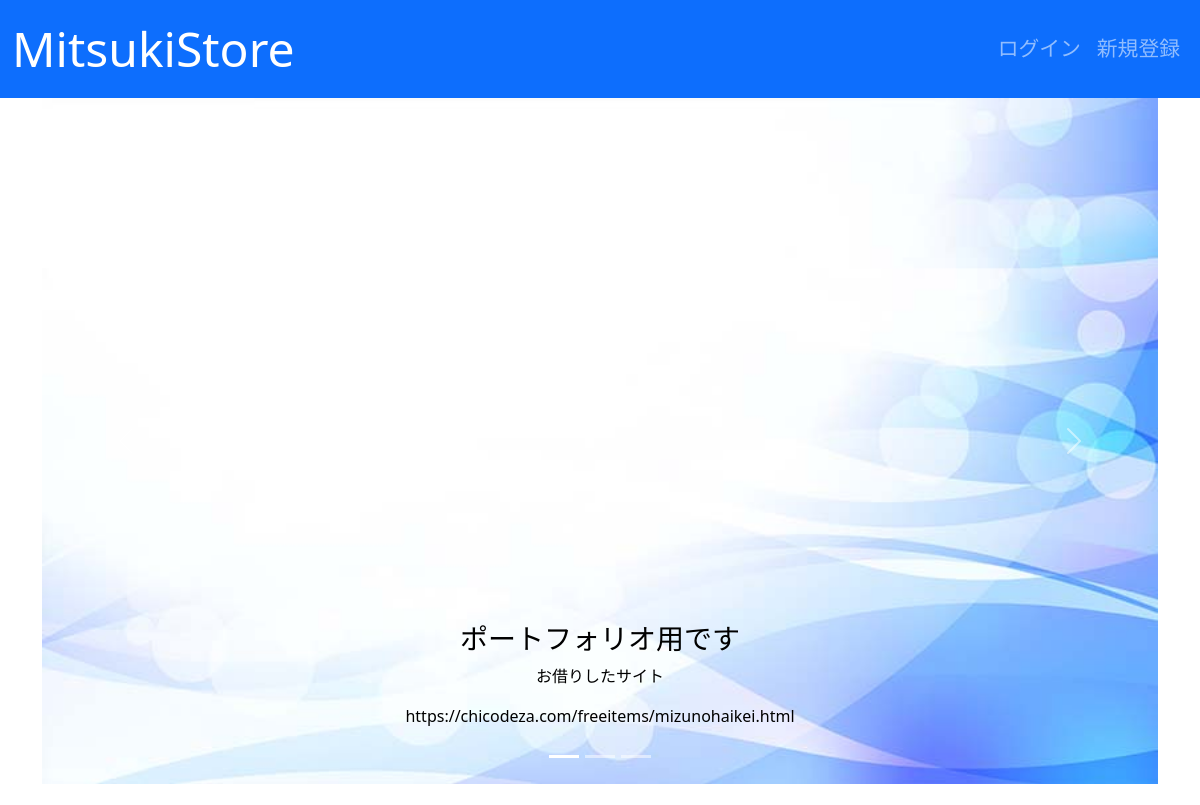
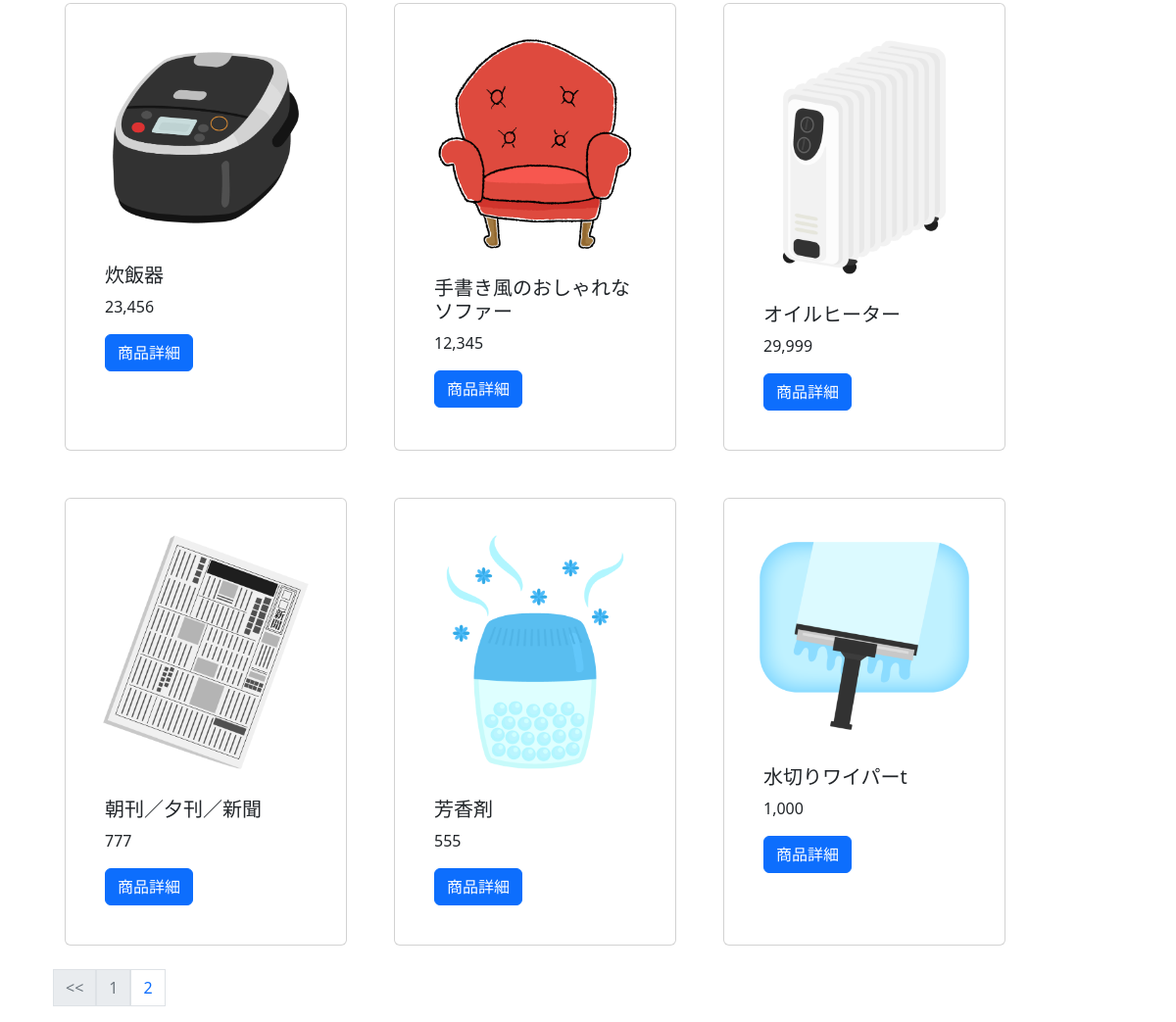
The app's page /, older data (2 pictures, top to bottom).
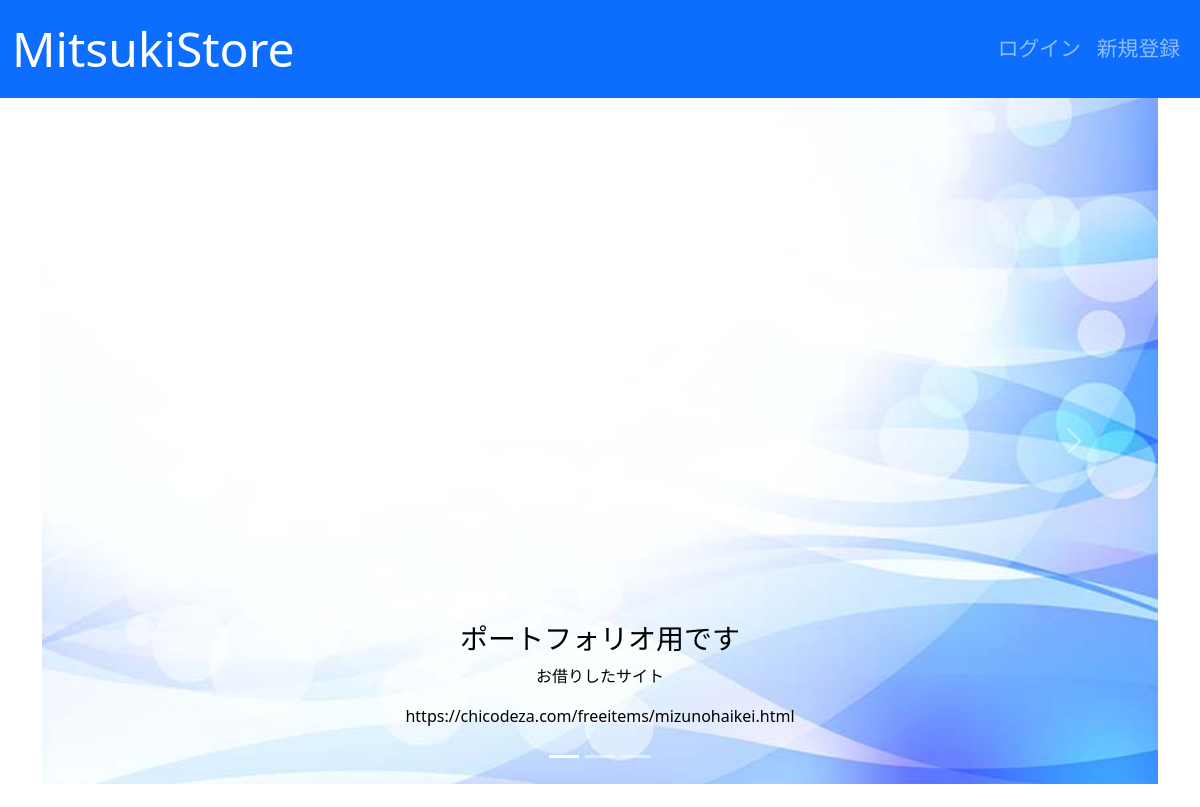
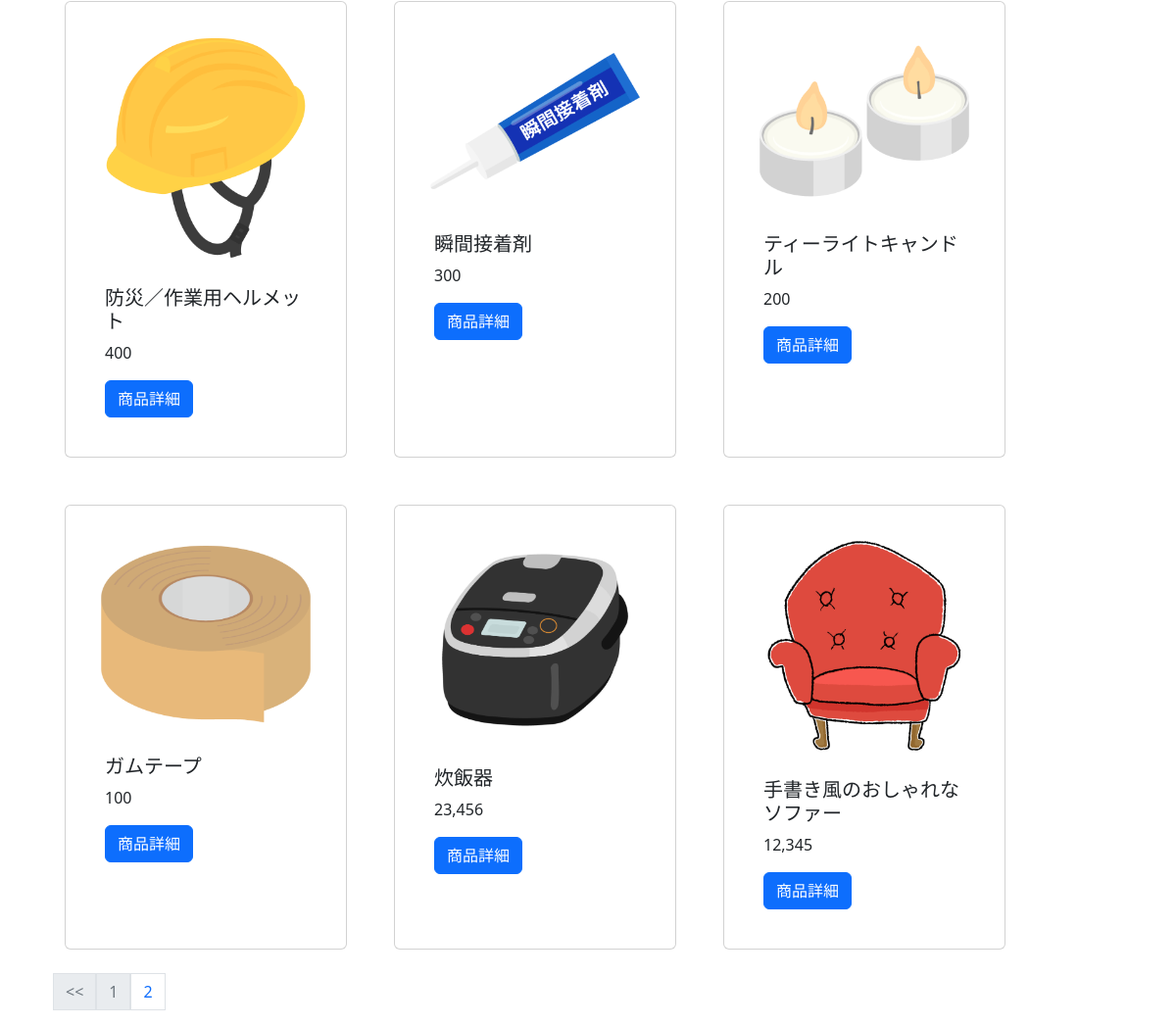
The same page, newer data (2 pictures, top to bottom).
### store_main/models.py (models this page shows, shortened)
class Product(models.Model):
    name = models.CharField(verbose_name='商品名', max_length=128)
    description = models.TextField(verbose_name='商品説明', max_length=5000,
                                   blank=True, default='')
    price = models.PositiveIntegerField(verbose_name='価格', blank=True,
                                        default=0)
    amount = models.PositiveIntegerField(verbose_name='在庫数', blank=True,
                                         default=0)
    image = models.ImageField(verbose_name='商品画像', upload_to='product', )
    code = models.CharField(verbose_name='商品コード', max_length=128, )

### main/views.py (the view)
# urls.py: path('', views.index, name='index'),
def index(request):
    products = Product.objects.all().order_by('-code')
    paginator = Paginator(products, 6)
    page = request.GET.get('page', 1)
    try:
        pages = paginator.page(page)
    except PageNotAnInteger:
        pages = paginator.page(1)
    except EmptyPage:
        pages = paginator.page(1)
    context = {
        'pages': pages
    }
    return render(request, template_name='main/index.html', context=context)

### main/templates/main/index.html (shortened to what this page needs)
{% extends 'base.html' %}
{% load static %}
{% block content %}
<div id="carouselExampleCaptions" class="carousel slide"
     data-bs-ride="carousel">
    <div class="carousel-indicators">
        <button type="button" data-bs-target="#carouselExampleCaptions"
                data-bs-slide-to="0" class="active" aria-current="true"
                aria-label="Slide 1"></button>
        <button type="button" data-bs-target="#carouselExampleCaptions"
                data-bs-slide-to="1" aria-label="Slide 2"></button>
        <button type="button" data-bs-target="#carouselExampleCaptions"
                data-bs-slide-to="2" aria-label="Slide 3"></button>
    </div>
    <div class="carousel-inner">
        <div class="carousel-item active">
            <img src="{% static 'img/aohaikei5.jpg' %}" class="d-block w-100"
                 alt="...">
            <div class="carousel-caption d-none d-md-block">
                <h3>ポートフォリオ用です</h3>
                <p>お借りしたサイト</p>
                <p>https://chicodeza.com/freeitems/mizunohaikei.html</p>
            </div>
        </div>
    </div>
    <button class="carousel-control-prev" type="button"
            data-bs-target="#carouselExampleCaptions" data-bs-slide="prev">
        <span class="carousel-control-prev-icon" aria-hidden="true"></span>
    </button>
    <button class="carousel-control-next" type="button"
            data-bs-target="#carouselExampleCaptions" data-bs-slide="next">
        <span class="carousel-control-next-icon" aria-hidden="true"></span>
    </button>
</div>
<div class="container-fluid row">
    {% for page in pages %}
    <div class="card m-4 p-4" style="width: 18rem;">
        <img src="{{ page.image.url }}" class="card-img-top" alt="...">
        <div class="card-body">
            <h5 class="card-title">{{ page.name }}</h5>
            <p class="card-text">{{ page.price }}</p>
            <a href="{% url 'main:product_detail' page.id %}"
               class="btn btn-primary">商品詳細</a>
        </div>
    </div>
    {% endfor %}
    {% if pages.has_other_pages %}
    <nav aria-label="Page navigation example">
        <ul class="pagination">
            {% if pages.has_previous %}
            <li><a class="page-link text-primary d-inline-block"
                   href="?page={{ pages.previous_page_number }}"><<</a></li>
            {% else %}
            <li class="disabled">
                <div class="page-link text-secondary d-inline-block disabled"
                     href="#"><<
                </div>
            </li>
            {% endif %}
            {% for page_num in pages.paginator.page_range %}
            {% if page_num %}
            {% if page_num == pages.number %}
            <li class="disabled">
                <div class="page-link text-secondary d-inline-block disabled"
                     href="#">{{ page_num }}
                </div>
            </li>
            {% else %}
            <li><a class="page-link text-primary d-inline-block"
                   href="?page={{ page_num }}">{{ page_num }}</a></li>
            {% endif %}
            {% else %}
            <li class="disabled"><a
                    class="page-link text-secondary d-inline-block text-muted"
                    href="#">・・・</a></li>
            {% endif %}
            {% endfor %}
        </ul>
    </nav>
    {% endif %}
{% endblock content %}

Row changes from the older to the newer data that the page shows:
no longer on this page (row unchanged): Product: image (picture), name "オイルヒーター", price "29,999"
no longer on this page (row unchanged): Product: image (picture), name "朝刊／夕刊／新聞", price "777"
no longer on this page (row edited): Product: image (picture), name "芳香剤", price "555"
no longer on this page (row unchanged): Product: image (picture), name "水切りワイパーt", price "1,000"
added Product: image (picture), name "防災／作業用ヘルメット", price "400"
added Product: image (picture), name "瞬間接着剤", price "300"
added Product: image (picture), name "ティーライトキャンドル", price "200"
added Product: image (picture), name "ガムテープ", price "100"
